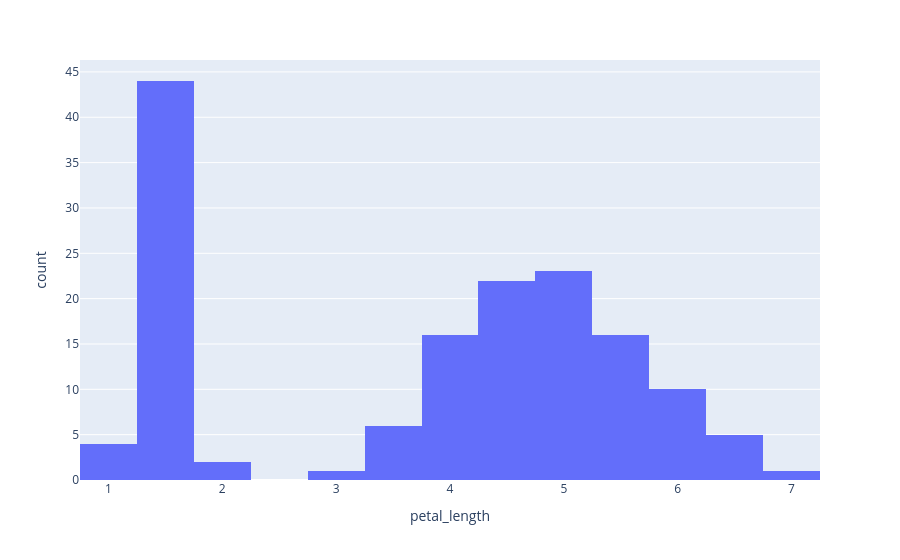

Notebook code cell kept with this figure:
### Code cell
# Histogram

fig = px.histogram(
    data_frame=iris,
    x="petal_length",
    nbins=20
)

fig.show()

### Figure 1 — Plotly figure (JSON) as saved in the notebook; plotly's stock layout.template omitted (floating-point values rounded to 4 significant figures; data arrays with more than 128 entries replaced by an {"elided": "..."} marker saying what was removed)
{"data": [{"bingroup": "x", "hovertemplate": "petal_length=%{x}<br>count=%{y}<extra></extra>", "legendgroup": "", "marker": {"color": "#636efa", "pattern": {"shape": ""}}, "name": "", "nbinsx": 20, "orientation": "v", "showlegend": false, "type": "histogram", "x": {"elided": "150 float values"}, "xaxis": "x", "yaxis": "y"}], "layout": {"barmode": "relative", "legend": {"tracegroupgap": 0}, "margin": {"t": 60}, "xaxis": {"anchor": "y", "domain": [0, 1], "title": {"text": "petal_length"}}, "yaxis": {"anchor": "x", "domain": [0, 1], "title": {"text": "count"}}}}
